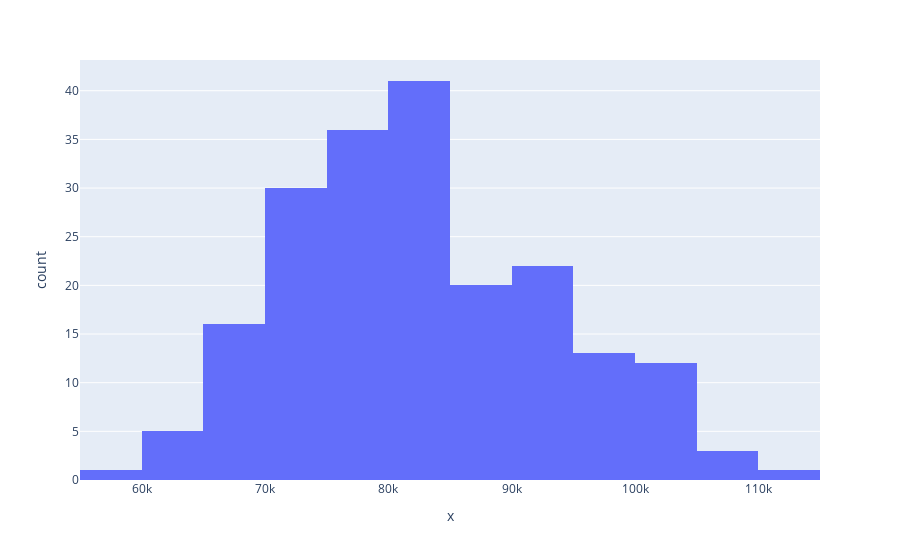

Source (notebook cell):
### Code cell
import plotly.express as px
df = px.data.tips()
fig = px.histogram(df, x=sample_median)
fig.show()

### Figure 1 — Plotly figure (JSON) as saved in the notebook; plotly's stock layout.template omitted (floating-point values rounded to 4 significant figures; data arrays with more than 128 entries replaced by an {"elided": "..."} marker saying what was removed)
{"data": [{"alignmentgroup": "True", "bingroup": "x", "hovertemplate": "x=%{x}<br>count=%{y}<extra></extra>", "legendgroup": "", "marker": {"color": "#636efa", "pattern": {"shape": ""}}, "name": "", "offsetgroup": "", "orientation": "v", "showlegend": false, "type": "histogram", "x": {"elided": "200 float values"}, "xaxis": "x", "yaxis": "y"}], "layout": {"barmode": "relative", "legend": {"tracegroupgap": 0}, "margin": {"t": 60}, "xaxis": {"anchor": "y", "domain": [0, 1], "title": {"text": "x"}}, "yaxis": {"anchor": "x", "domain": [0, 1], "title": {"text": "count"}}}}
